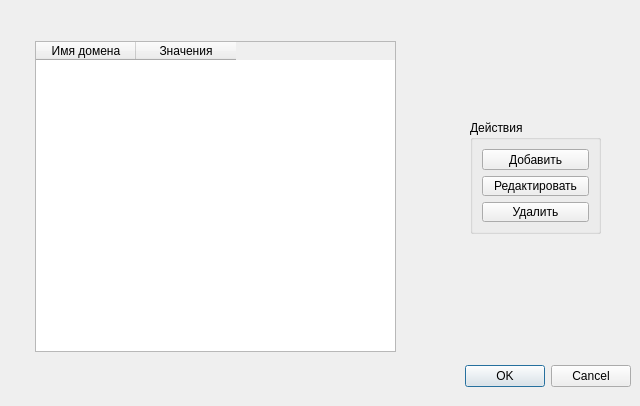
<?xml version="1.0" encoding="UTF-8"?>
<ui version="4.0">
 <class>Dialog</class>
 <widget class="QDialog" name="Dialog">
  <property name="geometry">
   <rect>
    <x>0</x>
    <y>0</y>
    <width>640</width>
    <height>406</height>
   </rect>
  </property>
  <property name="windowTitle">
   <string>Список доменов</string>
  </property>
  <widget class="QDialogButtonBox" name="buttonBox">
   <property name="geometry">
    <rect>
     <x>10</x>
     <y>360</y>
     <width>621</width>
     <height>32</height>
    </rect>
   </property>
   <property name="orientation">
    <enum>Qt::Horizontal</enum>
   </property>
   <property name="standardButtons">
    <set>QDialogButtonBox::Cancel|QDialogButtonBox::Ok</set>
   </property>
  </widget>
  <widget class="QGroupBox" name="groupBox">
   <property name="geometry">
    <rect>
     <x>470</x>
     <y>120</y>
     <width>131</width>
     <height>114</height>
    </rect>
   </property>
   <property name="title">
    <string>Действия</string>
   </property>
   <layout class="QVBoxLayout" name="verticalLayout">
    <item>
     <widget class="QPushButton" name="buttonAdd">
      <property name="text">
       <string>Добавить</string>
      </property>
     </widget>
    </item>
    <item>
     <widget class="QPushButton" name="buttonEdit">
      <property name="text">
       <string>Редактировать</string>
      </property>
     </widget>
    </item>
    <item>
     <widget class="QPushButton" name="buttonDelete">
      <property name="text">
       <string>Удалить</string>
      </property>
     </widget>
    </item>
   </layout>
  </widget>
  <widget class="QTableWidget" name="tableWidget">
   <property name="geometry">
    <rect>
     <x>35</x>
     <y>41</y>
     <width>361</width>
     <height>311</height>
    </rect>
   </property>
   <property name="columnCount">
    <number>2</number>
   </property>
   <column>
    <property name="text">
     <string>Имя домена</string>
    </property>
   </column>
   <column>
    <property name="text">
     <string>Значения</string>
    </property>
   </column>
  </widget>
 </widget>
 <resources/>
 <connections>
  <connection>
   <sender>buttonBox</sender>
   <signal>accepted()</signal>
   <receiver>Dialog</receiver>
   <slot>accept()</slot>
   <hints>
    <hint type="sourcelabel">
     <x>248</x>
     <y>254</y>
    </hint>
    <hint type="destinationlabel">
     <x>157</x>
     <y>274</y>
    </hint>
   </hints>
  </connection>
  <connection>
   <sender>buttonBox</sender>
   <signal>rejected()</signal>
   <receiver>Dialog</receiver>
   <slot>reject()</slot>
   <hints>
    <hint type="sourcelabel">
     <x>316</x>
     <y>260</y>
    </hint>
    <hint type="destinationlabel">
     <x>286</x>
     <y>274</y>
    </hint>
   </hints>
  </connection>
 </connections>
</ui>
